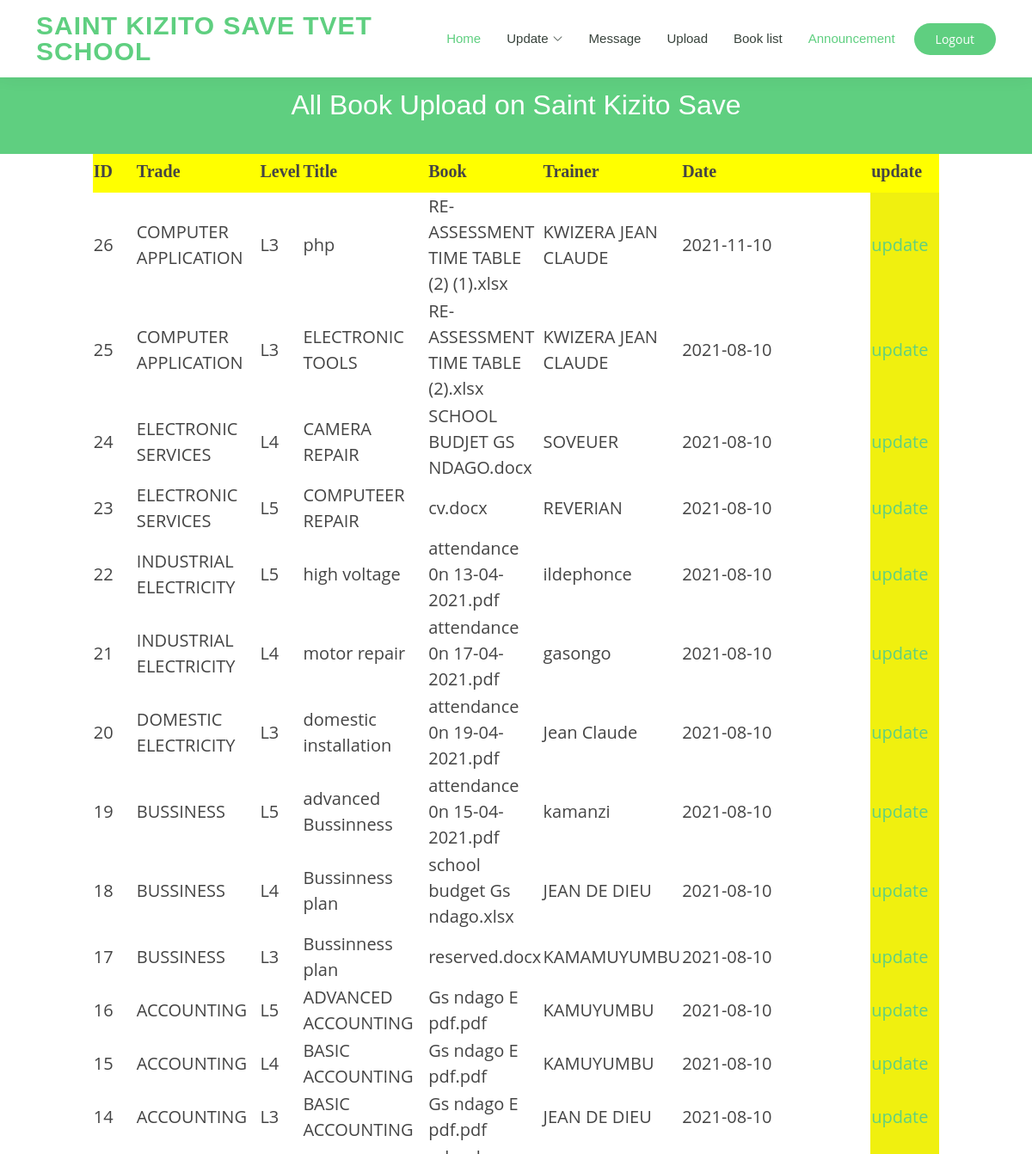
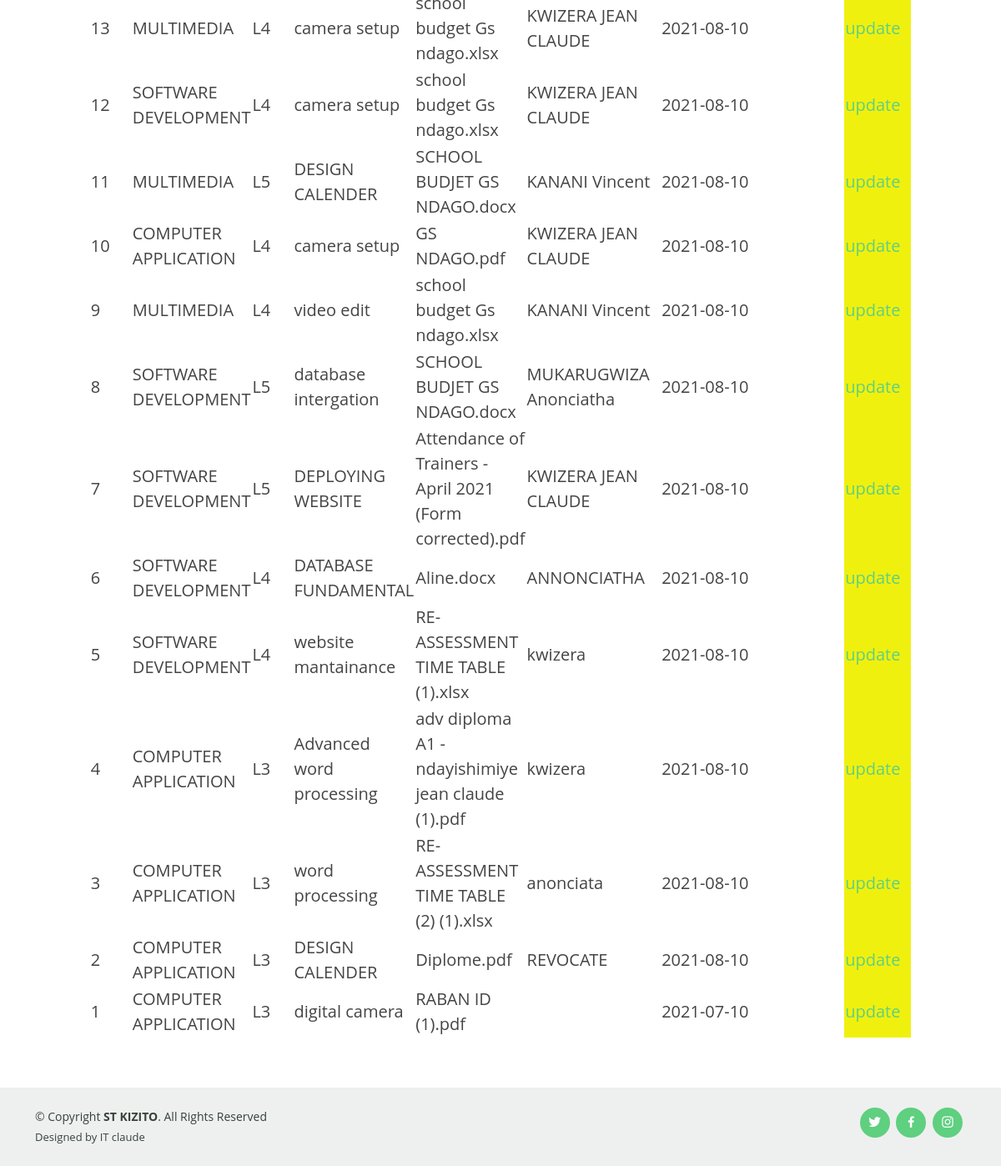
/admin/view_book.php (signed in), run on the app's committed database (2 pictures, top to bottom).
### tables this page shows
CREATE TABLE `book` (
  `book_id` int(11) NOT NULL,
  `trade` varchar(50) NOT NULL,
  `level` varchar(6) NOT NULL,
  `book_title` text NOT NULL,
  `book` blob NOT NULL,
  `trainer` varchar(50) NOT NULL,
  `date` date NOT NULL
);

### admin/view_book.php (the view, shortened to what this page needs)
<?php
if (!isset($_SESSION['username']))
     {
        header('location:../login.php');
     }
else { ?>
<!DOCTYPE html>
<html lang="en">
<head>
  <?php include("head.php"); ?>
</head>
<body>
  <header id="header" class="fixed-top">
    <?php include("menu.php"); ?>
  </header>
  <main id="main">
    <div class="breadcrumbs" data-aos="fade-in">
      <div class="container">
        <h2>All Book Upload on Saint Kizito Save</h2>
      </div>
    </div>
    <section id="contact" class="contact">
      <div class="container" data-aos="fade-up">
<center>
<table style="background:#3399CC;border-radius:5px; font-size: 20px;font-family:;margin-top: -10px;">
<tr>
<th class="tds" bgcolor="#ffff" width="50px" height="50px" STYLE="font-family:Script MT;">ID</th>
<th bgcolor="#ffff" width="50px" height="50px" STYLE="font-family:Script MT;">Trade</th>
<th bgcolor="#ffff" width="50px" height="50px" STYLE="font-family:Script MT;">Level</th>
<th bgcolor="#ffff" width="80px" height="50px" STYLE="font-family:Script MT;">Title</th>
<th bgcolor="#ffff" width="80px" height="50px" STYLE="font-family:Script MT;">Book</th>
<th bgcolor="#ffff" width="50px" height="50px" STYLE="font-family:Script MT;">Trainer</th>
<th bgcolor="#ffff" width="220px" height="50px" STYLE="font-family:Script MT;">Date</th>
<th bgcolor="#ffff" width="80px" height="50px" STYLE="font-family:Script MT;">update</th>
</tr>
<?Php
class claude{
  function __construct(){
include("../code/connection.php");
try{
  $a=$con->prepare("SELECT * FROM `book` order by book_id desc");
  $a->execute();
  while($row=$a->fetch(PDO::FETCH_ASSOC)){
    $id=$row['book_id'];
  ?>
  <form action="buyed.php" method="post">
<tr>
  <td class="tds" bgcolor="#FFFFFF"  > <?php echo $row['book_id']; ?></td>
  <td bgcolor="#FFFFFF"height="30px" font-family="Bodoni MT" ><?php echo $row['trade']; ?></td>
  <td bgcolor="#FFFFFF" height="30px"><?php echo $row['level']; ?></td>
<td bgcolor="#FFFFFF" height="30px"><?php echo $row['book_title']; ?></td>
<td bgcolor="#FFFFFF" height="30px"><?php echo $row['book']; ?></td>
<td bgcolor="#FFFFFF" height="30px"><?php echo $row['trainer']; ?><bgcolor="#FFFFFF" height="30px"/td>
<td bgcolor="#FFFFFF" height="30px"><?php echo $row['date']; ?></td>
<td bgcolor="#Fgfytf" height="30px">
<a href="book_update.php?id=<?php echo $id; ?>">update</a>
</td></tr>
<?php
}
}catch(PDOException $e){echo"connetion error";}
  }
}
$obj=new claude();
?>
</table>
</center>
      </div>
    </section>
  </main>
  <footer id="footer">
    <div class="container d-md-flex py-4">
      <div class="me-md-auto text-center text-md-start">
        <div class="copyright">
          &copy; Copyright <strong><span>ST KIZITO</span></strong>. All Rights Reserved
        </div>
        <div class="credits">
          Designed by IT claude</a>
        </div>
      </div>
      <div class="social-links text-center text-md-right pt-3 pt-md-0">
        <a href="#" class="twitter"><i class="bx bxl-twitter"></i></a>
        <a href="#" class="facebook"><i class="bx bxl-facebook"></i></a>
        <a href="#" class="instagram"><i class="bx bxl-instagram"></i></a>
      </div>
    </div>
  </footer>
</body>
</html>
<?php }
?>

### admin/head.php (shortened to what this page needs)
<link href="../assets/vendor/animate.css/animate.min.css" rel="stylesheet">
<link href="../assets/vendor/aos/aos.css" rel="stylesheet">
<link href="../assets/vendor/bootstrap/css/bootstrap.min.css" rel="stylesheet">
<link href="../assets/vendor/bootstrap-icons/bootstrap-icons.css" rel="stylesheet">
<link href="../assets/vendor/boxicons/css/boxicons.min.css" rel="stylesheet">
<link href="../assets/vendor/remixicon/remixicon.css" rel="stylesheet">
<link href="../assets/vendor/swiper/swiper-bundle.min.css" rel="stylesheet">
<link href="../assets/css/style.css" rel="stylesheet">

### admin/menu.php (shortened to what this page needs)
<div class="container d-flex align-items-center">
      <h1 class="logo me-auto"><a href="index.php">Saint kizito save Tvet School</a></h1>
      <nav id="navbar" class="navbar order-last order-lg-0">
        <ul>
          <li><a class="active" href="index.php">Home</a></li>
          <li class="dropdown"><a href="#"><span>Update</span> <i class="bi bi-chevron-down"></i></a>
          <li><a href="message.php">Message</a></li>
          <li><a href="uploads.php">Upload</a></li>
          <li><a href="view_book.php">Book list</a></li>
          <li><a class="active" href="announcement.php">Announcement</a></li>
        </ul>
      </nav>
      <a href="code/logout.php" class="get-started-btn">Logout</a>
    </div>

### assets/css/style.css (style rules this page uses)
body { font-family: "Open Sans", sans-serif; color: #444444; }
a { color: #5fcf80; text-decoration: none; }
h1, h2, h3, h4, h5, h6 { font-family: "Raleway", sans-serif; }
#header { background: #fff; transition: all 0.5s; z-index: 997; padding: 15px 0; box-shadow: 0px 0 18px rgba(55, 66, 59, 0.08); }
#header .logo { font-size: 30px; margin: 0; padding: 0; line-height: 1; font-weight: 600; letter-spacing: 1px; text-transform: uppercase; font-family: "Poppins", sans-serif; }
#header .logo a { color: #5fcf80; }
.get-started-btn { margin-left: 22px; background: #5fcf80; color: #fff; border-radius: 50px; padding: 8px 25px; white-space: nowrap; transition: 0.3s; font-size: 14px; display: inline-block; }
.navbar { padding: 0; }
.navbar ul { margin: 0; padding: 0; display: flex; list-style: none; align-items: center; }
.navbar li { position: relative; }
.navbar a { display: flex; align-items: center; justify-content: space-between; padding: 10px 0 10px 30px; font-family: "Poppins", sans-serif; font-size: 15px; font-weight: 500; color: #37423b; white-space: nowrap; transition: 0.3s; }
.navbar a i { font-size: 12px; line-height: 0; margin-left: 5px; }
.navbar a:hover, .navbar .active, .navbar li:hover > a { color: #5fcf80; }
section { padding: 60px 0; overflow: hidden; }
.breadcrumbs { margin-top: 73px; text-align: center; background: #5fcf80; padding: 30px 0; color: #fff; }
.breadcrumbs h2 { font-size: 32px; font-weight: 500; }
.contact { padding-top: 5px; }
#footer { color: #37423b; font-size: 14px; background: #eef0ef; }
#footer .credits { padding-top: 5px; font-size: 13px; }
#footer .social-links a { font-size: 18px; display: inline-block; background: #5fcf80; color: #fff; line-height: 1; padding: 8px 0; margin-right: 4px; border-radius: 50%; text-align: center; width: 36px; height: 36px; transition: 0.3s; }

### data on the page
book: book_id "26", trade "COMPUTER APPLICATION", level "L3", book_title "php", book "RE-ASSESSMENT TIME TABLE (2) (1).xlsx", trainer "KWIZERA JEAN CLAUDE", date "2021-11-10"
book: book_id "25", trade "COMPUTER APPLICATION", level "L3", book_title "ELECTRONIC TOOLS", book "RE-ASSESSMENT TIME TABLE (2).xlsx", trainer "KWIZERA JEAN CLAUDE", date "2021-08-10"
book: book_id "24", trade "ELECTRONIC SERVICES", level "L4", book_title "CAMERA REPAIR", book "SCHOOL BUDJET GS NDAGO.docx", trainer "SOVEUER", date "2021-08-10"
book: book_id "23", trade "ELECTRONIC SERVICES", level "L5", book_title "COMPUTEER REPAIR", book "cv.docx", trainer "REVERIAN", date "2021-08-10"
book: book_id "22", trade "INDUSTRIAL ELECTRICITY", level "L5", book_title "high voltage", book "attendance 0n 13-04-2021.pdf", trainer "ildephonce", date "2021-08-10"
book: book_id "21", trade "INDUSTRIAL ELECTRICITY", level "L4", book_title "motor repair", book "attendance 0n 17-04-2021.pdf", trainer "gasongo", date "2021-08-10"
book: book_id "20", trade "DOMESTIC ELECTRICITY", level "L3", book_title "domestic installation", book "attendance 0n 19-04-2021.pdf", trainer "Jean Claude", date "2021-08-10"
book: book_id "19", trade "BUSSINESS", level "L5", book_title "advanced Bussinness", book "attendance 0n 15-04-2021.pdf", trainer "kamanzi", date "2021-08-10"
book: book_id "18", trade "BUSSINESS", level "L4", book_title "Bussinness plan", book "school budget Gs ndago.xlsx", trainer "JEAN DE DIEU", date "2021-08-10"
book: book_id "17", trade "BUSSINESS", level "L3", book_title "Bussinness plan", book "reserved.docx", trainer "KAMAMUYUMBU", date "2021-08-10"
book: book_id "16", trade "ACCOUNTING", level "L5", book_title "ADVANCED ACCOUNTING", book "Gs ndago E pdf.pdf", trainer "KAMUYUMBU", date "2021-08-10"
book: book_id "15", trade "ACCOUNTING", level "L4", book_title "BASIC ACCOUNTING", book "Gs ndago E pdf.pdf", trainer "KAMUYUMBU", date "2021-08-10"
book: book_id "14", trade "ACCOUNTING", level "L3", book_title "BASIC ACCOUNTING", book "Gs ndago E pdf.pdf", trainer "JEAN DE DIEU", date "2021-08-10"
book: book_id "13", trade "MULTIMEDIA", level "L4", book_title "camera setup", book "school budget Gs ndago.xlsx", trainer "KWIZERA JEAN CLAUDE", date "2021-08-10"
book: book_id "12", trade "SOFTWARE DEVELOPMENT", level "L4", book_title "camera setup", book "school budget Gs ndago.xlsx", trainer "KWIZERA JEAN CLAUDE", date "2021-08-10"
book: book_id "11", trade "MULTIMEDIA", level "L5", book_title "DESIGN CALENDER", book "SCHOOL BUDJET GS NDAGO.docx", trainer "KANANI Vincent", date "2021-08-10"
book: book_id "10", trade "COMPUTER APPLICATION", level "L4", book_title "camera setup", book "GS NDAGO.pdf", trainer "KWIZERA JEAN CLAUDE", date "2021-08-10"
book: book_id "9", trade "MULTIMEDIA", level "L4", book_title "video edit", book "school budget Gs ndago.xlsx", trainer "KANANI Vincent", date "2021-08-10"
book: book_id "8", trade "SOFTWARE DEVELOPMENT", level "L5", book_title "database intergation", book "SCHOOL BUDJET GS NDAGO.docx", trainer "MUKARUGWIZA Anonciatha", date "2021-08-10"
book: book_id "7", trade "SOFTWARE DEVELOPMENT", level "L5", book_title "DEPLOYING WEBSITE", book "Attendance of Trainers - April 2021 (Form corrected).pdf", trainer "KWIZERA JEAN CLAUDE", date "2021-08-10"
book: book_id "6", trade "SOFTWARE DEVELOPMENT", level "L4", book_title "DATABASE FUNDAMENTAL", book "Aline.docx", trainer "ANNONCIATHA", date "2021-08-10"
book: book_id "5", trade "SOFTWARE DEVELOPMENT", level "L4", book_title "website mantainance", book "RE-ASSESSMENT TIME TABLE (1).xlsx", trainer "kwizera", date "2021-08-10"
book: book_id "4", trade "COMPUTER APPLICATION", level "L3", book_title "Advanced word processing", book "adv diploma A1 - ndayishimiye jean claude (1).pdf", trainer "kwizera", date "2021-08-10"
book: book_id "3", trade "COMPUTER APPLICATION", level "L3", book_title "word processing", book "RE-ASSESSMENT TIME TABLE (2) (1).xlsx", trainer "anonciata", date "2021-08-10"
book: book_id "2", trade "COMPUTER APPLICATION", level "L3", book_title "DESIGN CALENDER", book "Diplome.pdf", trainer "REVOCATE", date "2021-08-10"
book: book_id "1", trade "COMPUTER APPLICATION", level "L3", book_title "digital camera", book "RABAN ID (1).pdf", date "2021-07-10"
